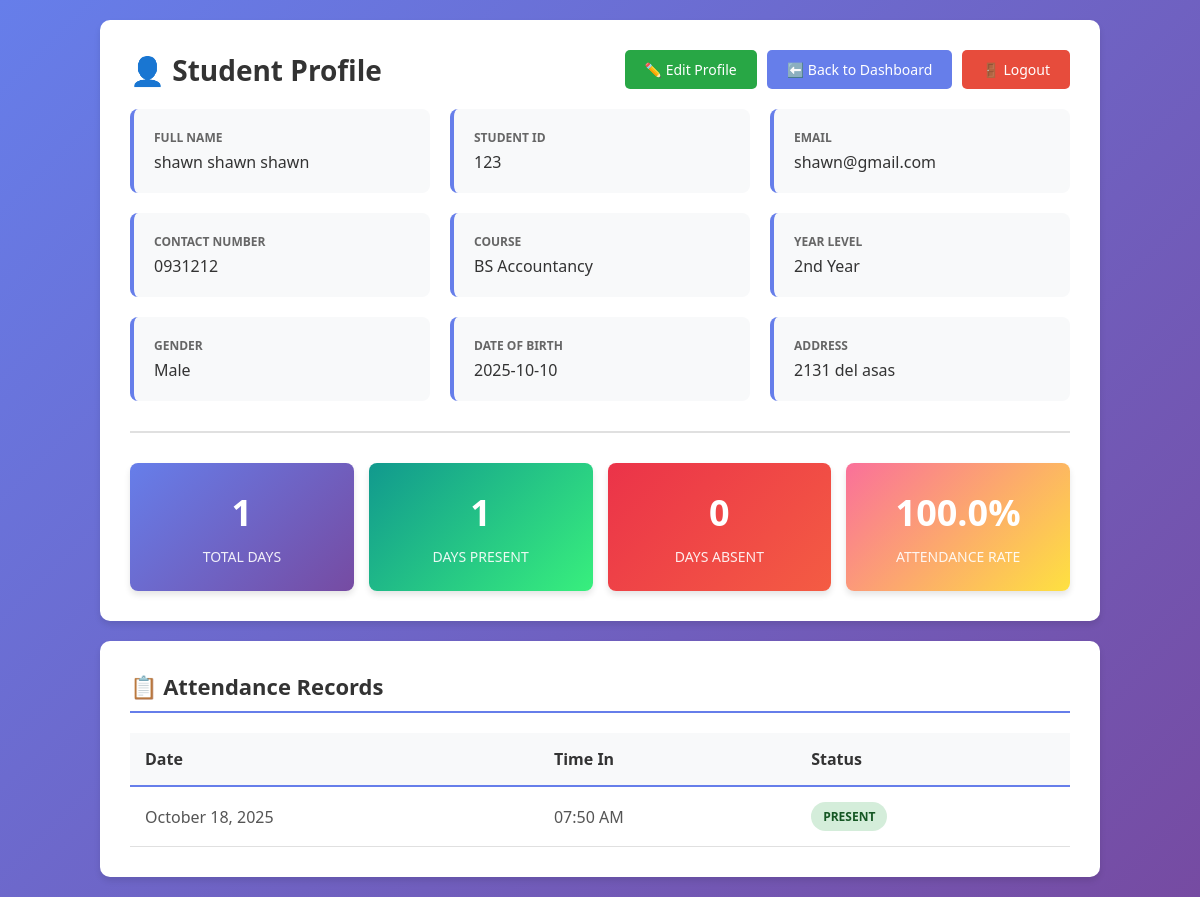
Screenshot of /college/profile (signed in) with the database file from the repository.
### websites/models.py (models this page shows, shortened)
class College(db.Model, UserMixin):
    id = db.Column(db.Integer, primary_key=True)
    collegeid = db.Column(db.Integer, nullable=False, unique=True)
    firstname = db.Column(db.String(100), nullable=False)
    middlename = db.Column(db.String(100), nullable=False)
    lastname = db.Column(db.String(100), nullable=False)
    password = db.Column(db.String(100), nullable=False)
    contactnum = db.Column(db.String(20), nullable=False)
    graduate = db.Column(db.String(100), nullable=False)
    address = db.Column(db.String(100), nullable=False)
    email = db.Column(db.String(100), nullable=False)
    courses = db.Column(db.String(100), nullable=False)
    level = db.Column(db.String(100), nullable=False)
    gender = db.Column(db.String(100), nullable=False)
    birthdate = db.Column(db.String(100), nullable=False)
    birthcert = db.Column(db.String(100), nullable=True)
    transcipt = db.Column(db.String(100), nullable=True)
    goodmoral = db.Column(db.String(100), nullable=True)
    face_path = db.Column(db.String(255), nullable=True)
    face_encoding_id = db.Column(db.String(255), nullable=True)

class Attendance(db.Model):
    id = db.Column(db.Integer, primary_key=True)
    college_id = db.Column(db.Integer, db.ForeignKey('college.id'), nullable=False)
    date = db.Column(db.Date, default=datetime.utcnow().date)
    time_in = db.Column(db.Time, default=datetime.utcnow().time)
    status = db.Column(db.String(20), default="Present")
    college = db.relationship('College', backref=db.backref('attendance_records', lazy=True))

### websites/auth.py (the view)
@auth.route('/college/profile')
def college_profile():
    if 'college_id' not in session:
        flash("Please log in first!", "warning")
        return redirect(url_for('auth.logincollege'))
    college = College.query.get(session['college_id'])
    attendance_records = Attendance.query.filter_by(college_id=college.id).all()
    total_days = len(attendance_records)
    present_days = len([r for r in attendance_records if r.status == "Present"])
    absent_days = total_days - present_days
    attendance_percentage = (present_days / total_days * 100) if total_days > 0 else 0
    return render_template('profile.html',  college=college,  attendance_records=attendance_records,  total_days=total_days,  present_days=present_days, absent_days=absent_days, attendance_percentage=attendance_percentage)

### templates/profile.html (shortened to what this page needs)
<!DOCTYPE html>
<html lang="en">
<head>
</head>
<body>
  <div class="profile-container">
    <div class="header">
      <div class="header-top">
        <h1>👤 Student Profile</h1>
        <div class="nav-buttons">
          <a href="{{ url_for('auth.edit_profile') }}" class="btn-back" style="background-color: #28a745;">✏️ Edit Profile</a>
          <a href="{{ url_for('auth.college_dashboard') }}" class="btn-back">⬅️ Back to Dashboard</a>
          <a href="{{ url_for('auth.logout') }}" class="btn-logout">🚪 Logout</a>
        </div>
      </div>
      <div class="profile-info">
        <div class="info-card">
          <label>Full Name</label>
          <p>{{ college.firstname }} {{ college.middlename }} {{ college.lastname }}</p>
        </div>
        <div class="info-card">
          <label>Student ID</label>
          <p>{{ college.collegeid }}</p>
        </div>
        <div class="info-card">
          <label>Email</label>
          <p>{{ college.email }}</p>
        </div>
        <div class="info-card">
          <label>Contact Number</label>
          <p>{{ college.contactnum }}</p>
        </div>
        <div class="info-card">
          <label>Course</label>
          <p>{{ college.courses }}</p>
        </div>
        <div class="info-card">
          <label>Year Level</label>
          <p>{{ college.level }}</p>
        </div>
        <div class="info-card">
          <label>Gender</label>
          <p>{{ college.gender }}</p>
        </div>
        <div class="info-card">
          <label>Date of Birth</label>
          <p>{{ college.birthdate }}</p>
        </div>
        <div class="info-card">
          <label>Address</label>
          <p>{{ college.address }}</p>
        </div>
      </div>
      <div class="attendance-stats">
        <div class="stat-card">
          <div class="stat-number">{{ total_days }}</div>
          <div class="stat-label">Total Days</div>
        </div>
        <div class="stat-card present">
          <div class="stat-number">{{ present_days }}</div>
          <div class="stat-label">Days Present</div>
        </div>
        <div class="stat-card absent">
          <div class="stat-number">{{ absent_days }}</div>
          <div class="stat-label">Days Absent</div>
        </div>
        <div class="stat-card percentage">
          <div class="stat-number">{{ "%.1f"|format(attendance_percentage) }}%</div>
          <div class="stat-label">Attendance Rate</div>
        </div>
      </div>
    </div>
    <div class="records-section">
      <h2>📋 Attendance Records</h2>
      {% if attendance_records %}
        <table>
          <thead>
            <tr>
              <th>Date</th>
              <th>Time In</th>
              <th>Status</th>
            </tr>
          </thead>
          <tbody>
            {% for record in attendance_records|reverse %}
              <tr>
                <td>{{ record.date.strftime('%B %d, %Y') }}</td>
                <td>{{ record.time_in.strftime('%I:%M %p') }}</td>
                <td>
                  <span class="status-badge {% if record.status == 'Present' %}status-present{% else %}status-absent{% endif %}">
                    {{ record.status }}
                  </span>
                </td>
              </tr>
            {% endfor %}
          </tbody>
        </table>
      {% else %}
        <div class="no-records">
          📊 No attendance records yet. Start by marking your attendance!
        </div>
      {% endif %}
    </div>
  </div>
</body>
</html>

### templates/profile.html (style rules this page uses)
* { margin: 0; padding: 0; box-sizing: border-box; }
body { font-family: 'Segoe UI', Tahoma, Geneva, Verdana, sans-serif; background: linear-gradient(135deg, #667eea 0%, #764ba2 100%); min-height: 100vh; padding: 20px; }
.profile-container { max-width: 1000px; margin: 0 auto; }
.header { background: white; border-radius: 10px; padding: 30px; margin-bottom: 20px; box-shadow: 0 4px 6px rgba(0, 0, 0, 0.1); }
.header-top { display: flex; justify-content: space-between; align-items: center; margin-bottom: 20px; }
.header h1 { color: #333; font-size: 28px; }
.nav-buttons { display: flex; gap: 10px; }
.nav-buttons a, .nav-buttons button { padding: 10px 20px; border: none; border-radius: 5px; cursor: pointer; font-size: 14px; text-decoration: none; transition: all 0.3s ease; }
.btn-back { background-color: #667eea; color: white; }
.btn-logout { background-color: #e74c3c; color: white; }
.profile-info { display: grid; grid-template-columns: repeat(auto-fit, minmax(250px, 1fr)); gap: 20px; margin-top: 20px; }
.info-card { background: #f8f9fa; padding: 20px; border-radius: 8px; border-left: 4px solid #667eea; }
.info-card label { color: #666; font-weight: bold; font-size: 12px; text-transform: uppercase; display: block; margin-bottom: 5px; }
.info-card p { color: #333; font-size: 16px; font-weight: 500; }
.attendance-stats { display: grid; grid-template-columns: repeat(auto-fit, minmax(200px, 1fr)); gap: 15px; margin-top: 30px; padding-top: 30px; border-top: 2px solid #e0e0e0; }
.stat-card { background: linear-gradient(135deg, #667eea 0%, #764ba2 100%); color: white; padding: 25px; border-radius: 8px; text-align: center; box-shadow: 0 4px 6px rgba(0, 0, 0, 0.1); }
.stat-card.present { background: linear-gradient(135deg, #11998e 0%, #38ef7d 100%); }
.stat-card.absent { background: linear-gradient(135deg, #eb3349 0%, #f45c43 100%); }
.stat-card.percentage { background: linear-gradient(135deg, #fa709a 0%, #fee140 100%); }
.stat-number { font-size: 36px; font-weight: bold; margin-bottom: 10px; }
.stat-label { font-size: 14px; opacity: 0.9; text-transform: uppercase; }
.records-section { background: white; border-radius: 10px; padding: 30px; margin-top: 20px; box-shadow: 0 4px 6px rgba(0, 0, 0, 0.1); }
.records-section h2 { color: #333; margin-bottom: 20px; font-size: 22px; border-bottom: 2px solid #667eea; padding-bottom: 10px; }
table { width: 100%; border-collapse: collapse; }
table thead { background: #f8f9fa; }
table th { padding: 15px; text-align: left; color: #333; font-weight: bold; border-bottom: 2px solid #667eea; }
table td { padding: 15px; border-bottom: 1px solid #e0e0e0; color: #555; }
.status-badge { display: inline-block; padding: 6px 12px; border-radius: 20px; font-size: 12px; font-weight: bold; text-transform: uppercase; }
.status-present { background: #d4edda; color: #155724; }

### rows the page displays
College: firstname "shawn", middlename "shawn", lastname "shawn", collegeid "123", email "shawn@gmail.com", contactnum "0931212", courses "BS Accountancy", level "2nd Year", gender "Male", birthdate "2025-10-10", address "2131 del asas"
Attendance: date "October 18, 2025", time_in "07:50 AM", status "PRESENT"

### other values shown
{{ total_days }} "1"
{{ present_days }} "1"
{{ absent_days }} "0"
{{ "%.1f"|format(attendance_percentage) }} "100.0"
